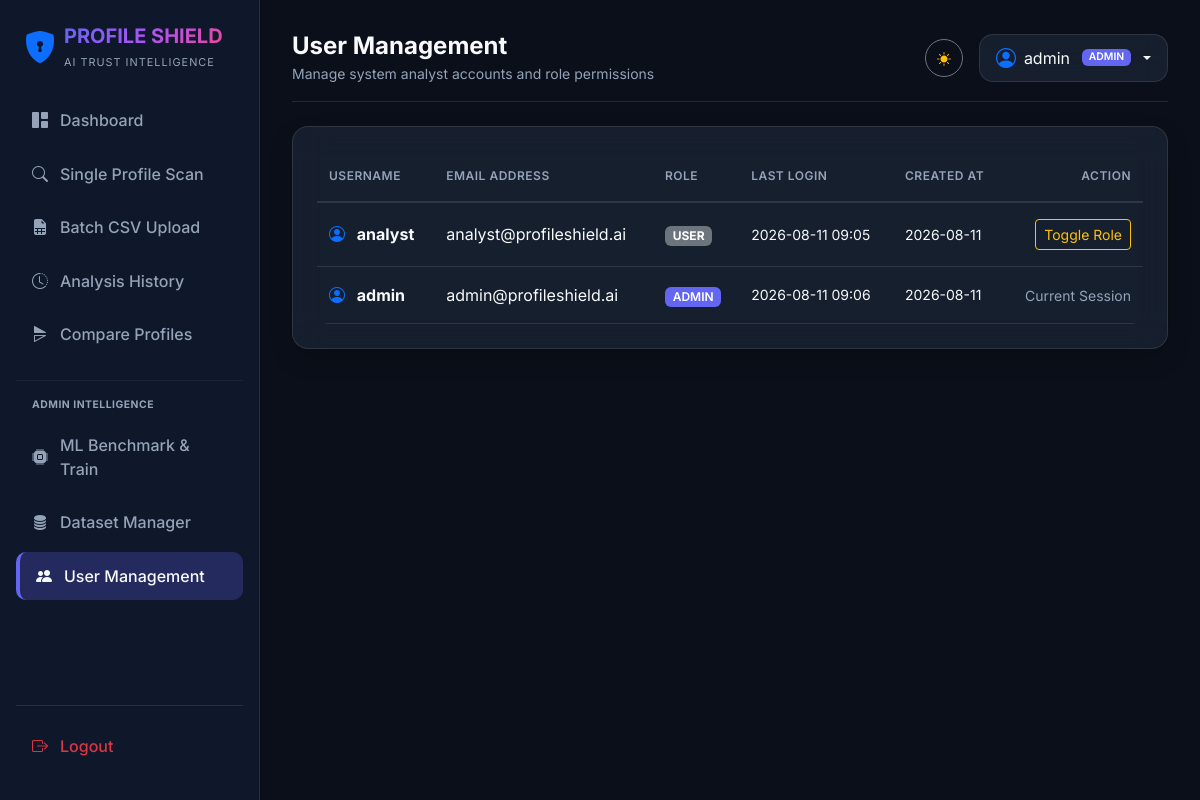
/admin/users (signed in), run on an earlier commit of the app's database.
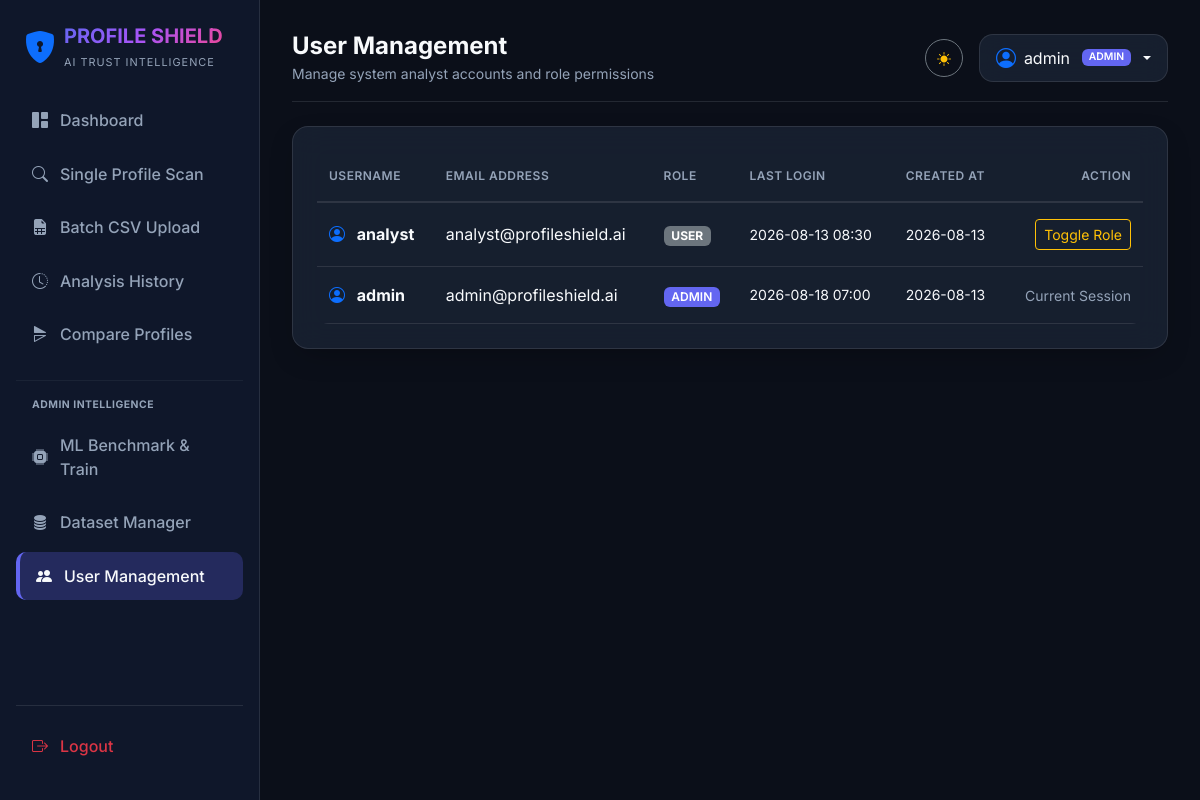
And on a later commit of the database.
### app/models/user.py (models this page shows, shortened)
class User(UserMixin, db.Model):
    __tablename__ = 'users'
    id            = db.Column(db.Integer, primary_key=True)
    username      = db.Column(db.String(64),  unique=True, nullable=False, index=True)
    email         = db.Column(db.String(120), unique=True, nullable=False, index=True)
    password_hash = db.Column(db.String(256), nullable=False)
    role          = db.Column(db.String(20),  default='user')   # 'admin' or 'user'
    is_active     = db.Column(db.Boolean, default=True)
    created_at    = db.Column(db.DateTime, default=datetime.utcnow)
    last_login    = db.Column(db.DateTime, default=datetime.utcnow)
    analyses = db.relationship(
        'ProfileAnalysis',
        backref=db.backref('author', lazy='select'),
        lazy='dynamic',
        cascade='all, delete-orphan',
        foreign_keys='ProfileAnalysis.user_id',
    )
    def is_admin(self) -> bool:
        return self.role.lower() == 'admin'

### app/routes/admin.py (the view)
@admin_bp.route('/users')
@login_required
@admin_required
def user_manager():
    users = User.query.order_by(User.created_at.desc()).all()
    return render_template('admin/users.html', users=users)

### app/templates/admin/users.html
{% extends "base.html" %}
{% block page_title %}User Management{% endblock %}
{% block page_subtitle %}Manage system analyst accounts and role permissions{% endblock %}
{% block content %}
<div class="glass-panel p-4">
    <div class="table-responsive">
        <table class="table table-dark table-hover align-middle mb-0">
            <thead>
                <tr class="text-muted small border-bottom border-secondary border-opacity-50">
                    <th>USERNAME</th>
                    <th>EMAIL ADDRESS</th>
                    <th>ROLE</th>
                    <th>LAST LOGIN</th>
                    <th>CREATED AT</th>
                    <th class="text-end">ACTION</th>
                </tr>
            </thead>
            <tbody>
                {% for u in users %}
                <tr>
                    <td class="fw-bold">
                        <i class="bi bi-person-circle text-primary me-2"></i> {{ u.username }}
                    </td>
                    <td>{{ u.email }}</td>
                    <td>
                        <span class="badge {% if u.role == 'admin' %}bg-primary{% else %}bg-secondary{% endif %}">
                            {{ u.role.upper() }}
                        </span>
                    </td>
                    <td class="text-muted small">{{ u.last_login.strftime('%Y-%m-%d %H:%M') if u.last_login else 'Never' }}</td>
                    <td class="text-muted small">{{ u.created_at.strftime('%Y-%m-%d') }}</td>
                    <td class="text-end">
                        {% if u.id != current_user.id %}
                        <form method="POST" action="{{ url_for('admin.toggle_user_role', user_id=u.id) }}" class="d-inline">
                            <button type="submit" class="btn btn-sm btn-outline-warning">
                                Toggle Role
                            </button>
                        </form>
                        {% else %}
                        <small class="text-muted">Current Session</small>
                        {% endif %}
                    </td>
                </tr>
                {% endfor %}
            </tbody>
        </table>
    </div>
</div>
{% endblock %}

### app/templates/base.html (shortened to what this page needs)
<!DOCTYPE html>
<html lang="en" data-theme="light">
<head>
    <link href="https://cdn.jsdelivr.net/npm/bootstrap@5.3.2/dist/css/bootstrap.min.css" rel="stylesheet">
    <link rel="stylesheet" href="https://cdn.jsdelivr.net/npm/bootstrap-icons@1.11.1/font/bootstrap-icons.css">
    <link rel="stylesheet" href="{{ url_for('static', filename='css/custom.css') }}">
</head>
<body>
    {% if current_user.is_authenticated %}
    <aside class="sidebar">
        <div class="d-flex align-items-center gap-2 mb-4 px-2">
            <i class="bi bi-shield-lock-fill fs-2 text-primary"></i>
            <div>
                <h5 class="fw-bold mb-0 gradient-text">PROFILE SHIELD</h5>
                <small class="text-muted" style="font-size: 0.68rem; letter-spacing: 1px;">AI TRUST INTELLIGENCE</small>
            </div>
        </div>
        <nav class="d-flex flex-column flex-grow-1">
            <a href="{{ url_for('dashboard.index') }}" class="nav-link-custom {% if request.endpoint == 'dashboard.index' %}active{% endif %}">
                <i class="bi bi-grid-1x2-fill"></i> Dashboard
            </a>
            <a href="{{ url_for('analysis.new_analysis') }}" class="nav-link-custom {% if request.endpoint == 'analysis.new_analysis' %}active{% endif %}">
                <i class="bi bi-search"></i> Single Profile Scan
            </a>
            <a href="{{ url_for('batch.upload_csv') }}" class="nav-link-custom {% if request.endpoint == 'batch.upload_csv' %}active{% endif %}">
                <i class="bi bi-file-earmark-spreadsheet-fill"></i> Batch CSV Upload
            </a>
            <a href="{{ url_for('batch.history') }}" class="nav-link-custom {% if request.endpoint == 'batch.history' %}active{% endif %}">
                <i class="bi bi-clock-history"></i> Analysis History
            </a>
            <a href="{{ url_for('compare.compare_profiles') }}" class="nav-link-custom {% if request.endpoint == 'compare.compare_profiles' %}active{% endif %}">
                <i class="bi bi-symmetry-horizontal"></i> Compare Profiles
            </a>
            {% if current_user.is_admin() %}
            <hr class="my-3 border-secondary border-opacity-50">
            <div class="px-3 mb-2 text-uppercase text-muted fw-bold" style="font-size: 0.65rem; letter-spacing: 0.5px;">Admin Intelligence</div>
            <a href="{{ url_for('admin.model_trainer') }}" class="nav-link-custom {% if request.endpoint == 'admin.model_trainer' %}active{% endif %}">
                <i class="bi bi-cpu-fill"></i> ML Benchmark & Train
            </a>
            <a href="{{ url_for('admin.datasets') }}" class="nav-link-custom {% if request.endpoint == 'admin.datasets' %}active{% endif %}">
                <i class="bi bi-database-fill"></i> Dataset Manager
            </a>
            <a href="{{ url_for('admin.user_manager') }}" class="nav-link-custom {% if request.endpoint == 'admin.user_manager' %}active{% endif %}">
                <i class="bi bi-people-fill"></i> User Management
            </a>
            {% endif %}
            <div class="mt-auto pt-3 border-top border-secondary border-opacity-25">
                <a href="{{ url_for('auth.logout') }}" class="nav-link-custom text-danger">
                    <i class="bi bi-box-arrow-right"></i> Logout
                </a>
            </div>
        </nav>
    </aside>
    <main class="main-content">
        <header class="d-flex justify-content-between align-items-center mb-4 pb-3 border-bottom border-secondary border-opacity-25">
            <div class="d-flex align-items-center gap-3">
                <div>
                    <h4 class="fw-bold mb-0">{% block page_title %}Dashboard{% endblock %}</h4>
                    <small class="text-muted">{% block page_subtitle %}Next Generation Social Profile Trust Intelligence Platform{% endblock %}</small>
                </div>
            </div>
            <div class="d-flex align-items-center gap-3">
                <button id="themeToggleBtn" class="btn btn-outline-secondary btn-sm rounded-circle" style="width:38px; height:38px;" title="Toggle Dark/Light Mode">
                    <i class="bi bi-sun-fill text-warning"></i>
                </button>
                <div class="dropdown">
                    <button class="btn glass-card dropdown-toggle d-flex align-items-center gap-2 px-3 py-2" type="button" data-bs-toggle="dropdown" aria-expanded="false">
                        <i class="bi bi-person-circle fs-5 text-primary"></i>
                        <span>{{ current_user.username }}</span>
                        <span class="badge bg-primary ms-1" style="font-size:0.65rem;">{{ current_user.role.upper() }}</span>
                    </button>
                </div>
            </div>
        </header>
        {% block content %}{% endblock %}
    </main>
    {% else %}
    <main class="container d-flex flex-column align-items-center justify-content-center min-vh-100 py-4">
        {% block auth_content %}{% endblock %}
    </main>
    {% endif %}
</body>
</html>

### app/static/css/custom.css (style rules this page uses)
:root { --font-primary: 'Inter', system-ui, -apple-system, sans-serif; --bg-primary: #0b0f19; --bg-surface: rgba(15, 23, 42, 0.75); --bg-surface-solid: #0f172a; --bg-card: rgba(30, 41, 59, 0.65); --bg-card-hover: rgba(30, 41, 59, 0.85); --border-color: rgba(255, 255, 255, 0.1); --border-color-glow: rgba(99, 102, 241, 0.4); --text-main: #f8fafc; --text-muted: #94a3b8; --accent-primary: #6366f1; --accent-secondary: #a855f7; --accent-cyan: #06b6d4; --accent-gradient: linear-gradient(135deg, #6366f1 0%, #a855f7 50%, #ec4899 100%); --accent-gradient-cyber: linear-gradient(135deg, #06b6d4 0%, #3b82f6 50%, #6366f1 100%); --accent-glow: rgba(99, 102, 241, 0.25); --risk-low: #22c55e; --risk-moderate: #eab308; --risk-high: #f97316; --risk-critical: #ef4444; --gauge-stroke-low: #22c55e; --gauge-stroke-moderate: #eab308; --gauge-stroke-high: #f97316; --gauge-stroke-critical: #ef4444; }
html { background-color: #0b0f19 !important; }
body { background-color: var(--bg-primary) !important; color: var(--text-main) !important; font-family: var(--font-primary); min-height: 100vh; transition: background-color 0.3s ease, color 0.3s ease; overflow-x: hidden; }
body, p, span, small, div, label, li, a, h1, h2, h3, h4, h5, h6 { color: var(--text-main); }
.text-muted { color: var(--text-muted) !important; }
.glass-panel { background: var(--bg-card) !important; backdrop-filter: blur(16px); -webkit-backdrop-filter: blur(16px); border: 1px solid var(--border-color); border-radius: 16px; box-shadow: 0 10px 30px -10px rgba(0, 0, 0, 0.35); transition: border-color 0.3s ease, box-shadow 0.3s ease; color: var(--text-main) !important; }
.glass-card { background: var(--bg-card) !important; backdrop-filter: blur(12px); -webkit-backdrop-filter: blur(12px); border: 1px solid var(--border-color); border-radius: 14px; transition: transform 0.25s cubic-bezier(0.4, 0, 0.2, 1), box-shadow 0.25s ease, border-color 0.25s ease; color: var(--text-main) !important; }
.gradient-text { background: var(--accent-gradient); background-clip: text; -webkit-background-clip: text; color: transparent !important; -webkit-text-fill-color: transparent; font-weight: 800; }
.sidebar { width: 260px; background: var(--bg-surface-solid); border-right: 1px solid var(--border-color); position: fixed; top: 0; bottom: 0; left: 0; z-index: 1040; padding: 1.5rem 1rem; display: flex; flex-direction: column; transition: transform 0.3s ease-in-out; }
.main-content { margin-left: 260px; padding: 2rem; min-height: 100vh; transition: margin-left 0.3s ease-in-out; }
.nav-link-custom { color: var(--text-muted); font-weight: 500; padding: 0.75rem 1rem; border-radius: 10px; margin-bottom: 0.35rem; display: flex; align-items: center; gap: 0.75rem; transition: all 0.2s ease; text-decoration: none; }
.nav-link-custom:hover, .nav-link-custom.active { color: var(--text-main); background: var(--accent-glow); border-left: 4px solid var(--accent-primary); }
.table-responsive { background: transparent !important; border-radius: 12px; }
.table { --bs-table-bg: transparent !important; --bs-table-accent-bg: transparent !important; --bs-table-striped-bg: rgba(255, 255, 255, 0.02) !important; --bs-table-hover-bg: rgba(255, 255, 255, 0.05) !important; --bs-table-color: var(--text-main) !important; color: var(--text-main) !important; background-color: transparent !important; border-color: var(--border-color) !important; margin-bottom: 0; }
.table > :not(caption) > * > * { background-color: transparent !important; color: var(--text-main) !important; border-bottom-color: var(--border-color) !important; box-shadow: none !important; padding: 1rem 0.75rem; vertical-align: middle; }
.table tbody tr { transition: background-color 0.2s ease; }
.table th { font-weight: 600; color: var(--text-muted) !important; text-transform: uppercase; font-size: 0.75rem; letter-spacing: 0.5px; border-bottom: 2px solid var(--border-color) !important; }
header .dropdown-toggle, .navbar .nav-item, [class*="user"], .badge-admin { color: var(--text-main) !important; }
.main-content header *, header * { color: var(--text-main); }
.badge.bg-primary, .badge.bg-info, .badge-admin { background-color: var(--accent-primary) !important; color: #ffffff !important; font-weight: 600; }

What changed in the data, as far as the page shows it:
changed User "admin": last_login "2026-08-11 09:06" → "2026-08-18 07:00"; created_at "2026-08-11" → "2026-08-13"
changed User "analyst": last_login "2026-08-11 09:05" → "2026-08-13 08:30"; created_at "2026-08-11" → "2026-08-13"
